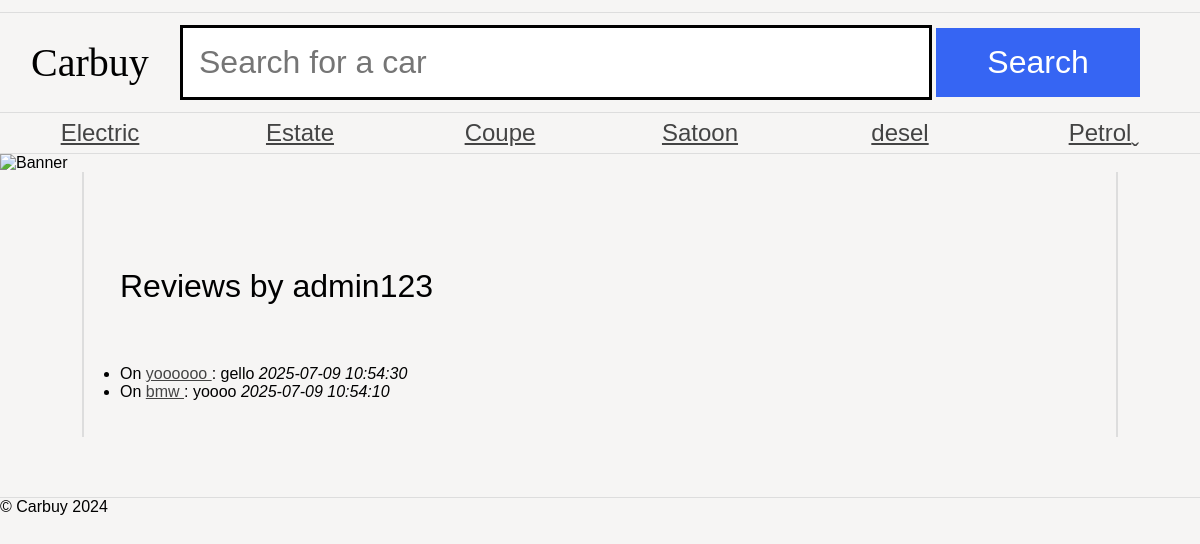
/as1/public/userReviews.php?reviewerId=2, run on the app's committed database.
### tables this page shows
CREATE TABLE `category` (
  `id` int NOT NULL AUTO_INCREMENT,
  `name` varchar(255) NOT NULL,
  PRIMARY KEY (`id`)
);

CREATE TABLE `user` (
  `id` int NOT NULL AUTO_INCREMENT,
  `name` varchar(255) NOT NULL,
  `email` varchar(255) NOT NULL,
  `password` varchar(255) NOT NULL,
  `role` enum('admin','user') NOT NULL DEFAULT 'user',
  PRIMARY KEY (`id`),
  UNIQUE KEY `email` (`email`)
);

CREATE TABLE `review` (
  `id` int NOT NULL AUTO_INCREMENT,
  `reviewerId` int NOT NULL,
  `revieweeId` int NOT NULL,
  `reviewText` text NOT NULL,
  `created_at` datetime DEFAULT CURRENT_TIMESTAMP,
  `auctionId` int DEFAULT NULL,
  PRIMARY KEY (`id`),
  KEY `reviewerId` (`reviewerId`),
  KEY `revieweeId` (`revieweeId`),
  KEY `fk_review_auction` (`auctionId`),
  CONSTRAINT `fk_review_auction` FOREIGN KEY (`auctionId`) REFERENCES `auction` (`id`),
  CONSTRAINT `review_ibfk_1` FOREIGN KEY (`reviewerId`) REFERENCES `user` (`id`),
  CONSTRAINT `review_ibfk_2` FOREIGN KEY (`revieweeId`) REFERENCES `user` (`id`)
);

CREATE TABLE `auction` (
  `id` int NOT NULL AUTO_INCREMENT,
  `title` varchar(255) NOT NULL,
  `description` text NOT NULL,
  `categoryId` int NOT NULL,
  `userId` int NOT NULL,
  `endDate` datetime NOT NULL,
  `imagePath` varchar(255) NOT NULL,
  PRIMARY KEY (`id`),
  KEY `categoryId` (`categoryId`),
  KEY `userId` (`userId`),
  CONSTRAINT `auction_ibfk_1` FOREIGN KEY (`categoryId`) REFERENCES `category` (`id`),
  CONSTRAINT `auction_ibfk_2` FOREIGN KEY (`userId`) REFERENCES `user` (`id`)
);

### as1/public/userReviews.php (the view, shortened to what this page needs)
<?php
require 'db.php';
$reviewerId = $_GET['reviewerId'] ?? null;
$stmt = $pdo->prepare("SELECT * FROM user WHERE id = ?");
$stmt->execute([$reviewerId]);
$reviewer = $stmt->fetch();
$reviewStmt = $pdo->prepare("
    SELECT review.*, auction.title AS auctionTitle
    FROM review
    JOIN auction ON review.auctionId = auction.id
    WHERE review.reviewerId = ?
    ORDER BY review.created_at DESC
");
$reviewStmt->execute([$reviewerId]);
$reviews = $reviewStmt->fetchAll();
$categories = $pdo->query("SELECT * FROM category")->fetchAll();
?>
<!DOCTYPE html>
<html>
<head>
    <link rel="stylesheet" href="carbuy.css" />
</head>
<body>
<header>
    <h1>Carbuy</h1>
    <form action="index.php" method="get">
        <input type="text" name="search" placeholder="Search for a car" />
        <input type="submit" value="Search" />
    </form>
</header>
<nav>
    <ul>
        <?php foreach ($categories as $cat): ?>
            <li><a class="categoryLink" href="category.php?id=<?= $cat['id'] ?>"><?= htmlspecialchars($cat['name']) ?></a></li>
        <?php endforeach; ?>
    </ul>
</nav>
<img src="banners/1.jpg" alt="Banner" />
<main>
    <h1>Reviews by <?= htmlspecialchars($reviewer['name']) ?></h1>
    <?php if (count($reviews) === 0): ?>
        <p>This user has not posted any reviews yet.</p>
    <?php else: ?>
        <ul>
            <?php foreach ($reviews as $review): ?>
                <li>
                    On
                    <a href="auction.php?id=<?= $review['auctionId'] ?>">
                        <?= htmlspecialchars($review['auctionTitle']) ?>
                    </a>:
                    <?= htmlspecialchars($review['reviewText']) ?>
                    <em><?= $review['created_at'] ?></em>
                </li>
            <?php endforeach; ?>
        </ul>
    <?php endif; ?>
</main>
<footer>&copy; Carbuy 2024</footer>
</body>
</html>

### as1/public/carbuy.css (style rules this page uses)
* { margin: 0; padding: 0; }
body { font-family: 'Oxygen-Regular', sans-serif; background-color: #f6f5f4; max-width: 100vw; overflow-x: hidden; }
h1, h2, h3, h4 { font-weight: normal; }
a, a:visited { color: #444; }
header { margin-top: 1vw; font-family: 'Univers-Light-Normal'; display: grid; grid-template-columns: 15% 85%; align-items: center; padding-top: 1vw; padding-bottom: 1vw; border-top: 1px solid #ddd; border-bottom: 1px solid #ddd; }
header h1 { text-align: center; font-size: 2.5em; }
form { display: block; }
header form input[type=text] { border: 3px solid black; font-size: 2em; padding: 0.5em; width: 70%; }
body > img { width: 100vw; }
header form input[type=submit] { background-color: #3665f3; color: white; width: 20%; font-size: 2em; padding: 0.5em; cursor: pointer; border: 0; }
body > nav { border-bottom: 1px solid #ddd; }
body > nav ul li:last-child a:after { content: 'ˬ'; position: absolute; }
body > nav ul { display: flex; width: 100vw; list-style-type: none; }
body > nav ul li { flex: 1; }
body > nav ul li a { display: block; text-align: center; padding-top: 0.5vw; padding-bottom: 0.5vw; font-size: 1.5em; }
main { padding: 3vw; display: block; overflow: hidden; width: 80vw; margin: auto; border-left: 2px solid #ddd; border-right: 2px solid #ddd; }
main h1 { margin-top: 5vw; margin-bottom: 5vw; }
footer { margin-top: 5vw; border-top: 1px solid #ddd; }

### data on the page
category: name "Electric"
category: name "Estate"
category: name "Coupe"
category: name "Satoon"
category: name "desel"
category: name "Petrol"
user: name "admin123"
review: auctionId.title "yoooooo", reviewText "gello", created_at "2025-07-09 10:54:30"
review: auctionId.title "bmw", reviewText "yoooo", created_at "2025-07-09 10:54:10"
